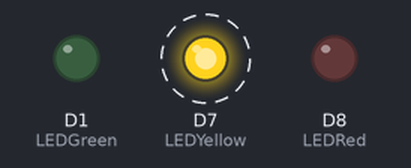
Bench run of a sketch on a simulated ESP8266 (NodeMCU). Shown: output pins drawn as LEDs (lit = HIGH). Dashed ring = blinking.

Above: at 0.2 s.
Timing chart, 0 to 3.0 s (numbered marks = the images above):
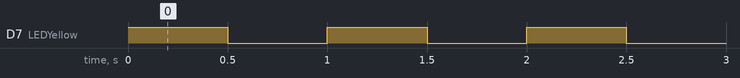

The sketch:

sketch_dec6a.ino
```cpp
#define TriggerUSonic D6
#define EchoUSonic D5
#define Humedity D4
#define Buzzer D2
#define LEDYellow D7
#define LEDRed D8
#define LEDGreen D1


void setup() {
  // put your setup code here, to run once:
  pinMode(LEDYellow, OUTPUT);
  pinMode(LEDRed, OUTPUT);
  pinMode(LEDGreen, OUTPUT);
}

void loop() {
  // put your main code here, to run repeatedly:
  digitalWrite(LEDYellow, HIGH);
  delay(500);
  digitalWrite(LEDYellow, LOW);
  delay(500);
}
```

Measured:
- by itself, D7 (LEDYellow): alternates HIGH for 0.50 s and LOW for 0.50 s
